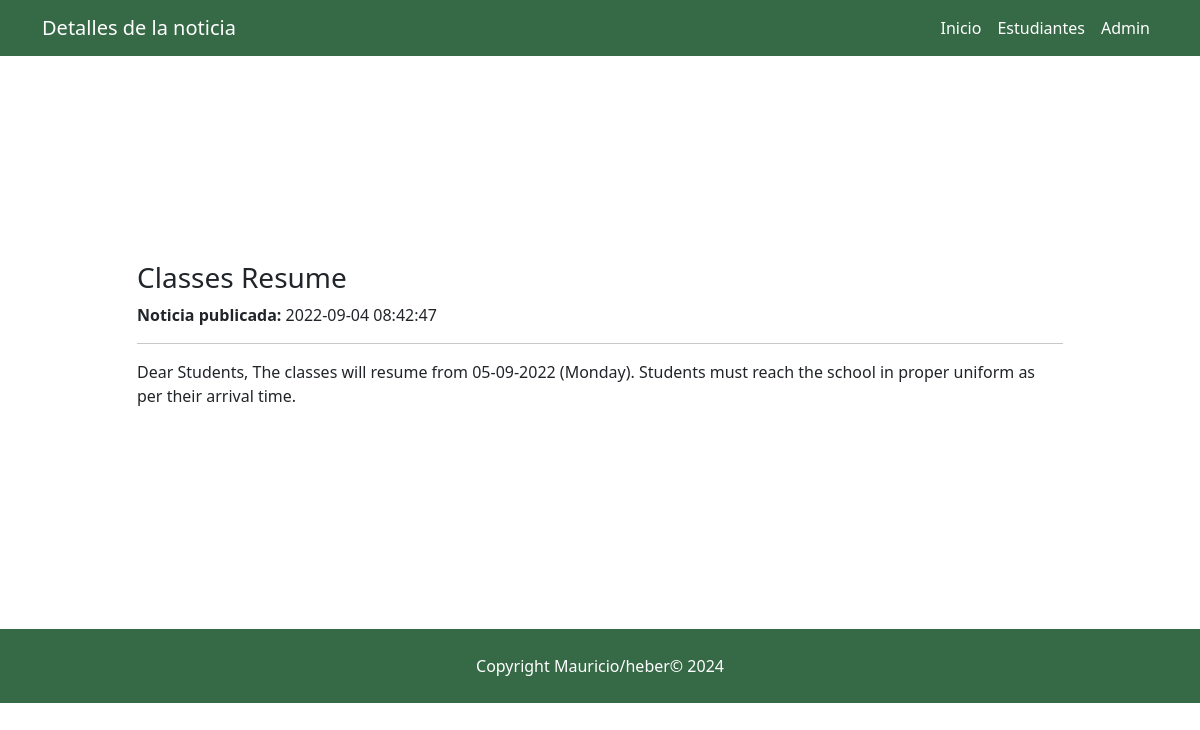
Screenshot of /notice-details.php?nid=1 with the database file from the repository.
### tables this page shows
CREATE TABLE `tblnotice` (
  `id` int(11) NOT NULL,
  `noticeTitle` varchar(255) DEFAULT NULL,
  `noticeDetails` mediumtext,
  `postingDate` timestamp NULL DEFAULT CURRENT_TIMESTAMP
);

### notice-details.php (the view, shortened to what this page needs)
<?php
include('includes/config.php');
?>
<!DOCTYPE html>
<html lang="en">
    <head>
        <link href="assets/css/styles.css" rel="stylesheet" />
    </head>
    <body>
        <nav class="navbar navbar-expand-lg navbar-dark bg-dark">
            <div class="container">
                <a class="navbar-brand" href="inicio.php">Detalles de la noticia</a>
                <div class="collapse navbar-collapse" id="navbarSupportedContent">
                    <ul class="navbar-nav ms-auto mb-2 mb-lg-0">
                        <li class="nav-item"><a class="nav-link active" aria-current="page" href="inicio.php">Inicio</a></li>
                        <li class="nav-item"><a class="nav-link active" href="find-result.php">Estudiantes</a></li>
                        <li class="nav-item"><a class="nav-link active" href="dashboard.php">Admin</a></li>
                    </ul>
                </div>
            </div>
        </nav>
        <section class="py-5">
            <div class="container my-5">
                <div class="row justify-content-center">
                    <div class="col-lg-10">
 <?php
$noticeid=$_GET['nid'];
$sql = "SELECT * from tblnotice where id='$noticeid'";
$query = $dbh->prepare($sql);
$query->execute();
$results=$query->fetchAll(PDO::FETCH_OBJ);
if($query->rowCount() > 0)
{
foreach($results as $result)
{   ?>
                        <h3><?php echo htmlentities($result->noticeTitle);?></h3>
                        <p><strong>Noticia publicada:</strong>  <?php echo htmlentities($result->postingDate);?></p>
                                                <hr color="#000" />
<p><?php echo htmlentities($result->noticeDetails);?></p>
<?php }} ?>
                    </div>
                </div>
            </div>
        </section>
        <footer class="py-5 bg-dark">
            <div class="container"><p class="m-0 text-center text-white">Copyright Mauricio/heber&copy;  <?php echo date('Y');?></p></div>
        </footer>
    </body>
</html>

### rows the page displays
tblnotice: noticeTitle "Classes Resume", postingDate "2022-09-04 08:42:47", noticeDetails "Dear Students, The classes will resume from 05-09-2022 (Monday). Students must reach the school in proper uniform as per their arrival time."
